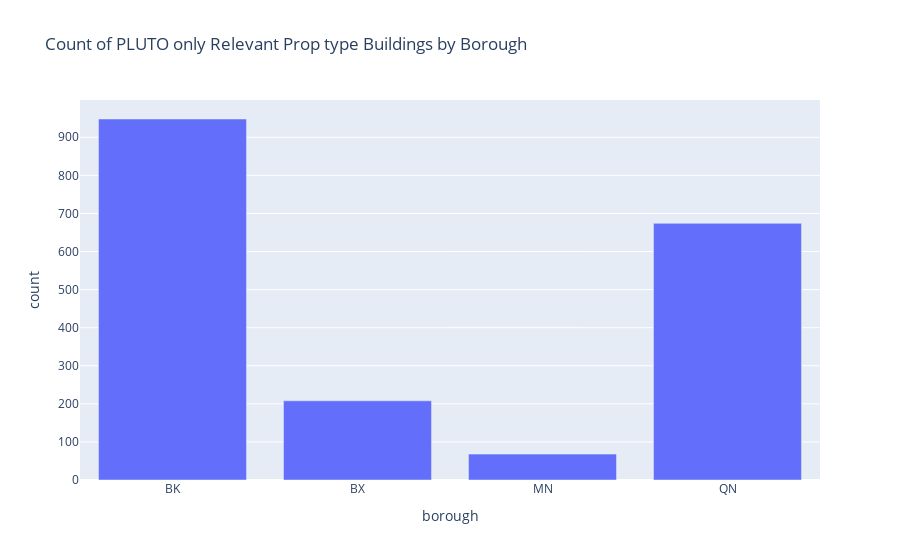

Notebook cell for this chart:
### Code cell
# Create the bar chart using Plotly
fig = px.bar(pluto_only_res_nodups[pluto_only_res_nodups['bldgclass'].str.startswith(tuple(['A','B','C','R','D','S']))].groupby('borough').size().reset_index(name='count')
             , x='borough', y='count', labels={'value': 'Building Count'}, title='Count of PLUTO only Relevant Prop type Buildings by Borough')

# Show the chart
fig.show()

### Figure 1 — Plotly figure (JSON) as saved in the notebook; plotly's stock layout.template omitted (floating-point values rounded to 4 significant figures)
{"data": [{"alignmentgroup": "True", "hovertemplate": "borough=%{x}<br>count=%{y}<extra></extra>", "legendgroup": "", "marker": {"color": "#636efa", "pattern": {"shape": ""}}, "name": "", "offsetgroup": "", "orientation": "v", "showlegend": false, "textposition": "auto", "type": "bar", "x": ["BK", "BX", "MN", "QN"], "xaxis": "x", "y": [948, 208, 68, 674], "yaxis": "y"}], "layout": {"autosize": true, "barmode": "relative", "legend": {"tracegroupgap": 0}, "title": {"text": "Count of PLUTO only Relevant Prop type Buildings by Borough"}, "xaxis": {"anchor": "y", "autorange": true, "domain": [0, 1], "range": [-0.5, 3.5], "title": {"text": "borough"}, "type": "category"}, "yaxis": {"anchor": "x", "autorange": true, "domain": [0, 1], "range": [0, 997.9], "title": {"text": "count"}, "type": "linear"}}}
